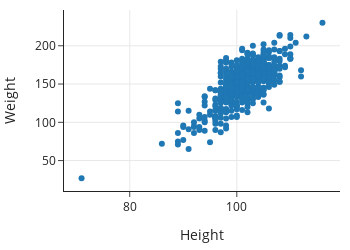

The notebook cell this image was saved under:
### Markdown cell above
Next, we'll check the relationship between weight and height to assess the quality of the data for analysis.

### Code cell
fig = px.scatter(donkeys, x='Height', y='Weight',
                 width=350, height=250)
fig

### Figure 1 — Plotly figure (JSON) as saved in the notebook; plotly's stock layout.template omitted (floating-point values rounded to 4 significant figures; data arrays with more than 128 entries replaced by an {"elided": "..."} marker saying what was removed)
{"data": [{"hovertemplate": "Height=%{x}<br>Weight=%{y}<extra></extra>", "legendgroup": "", "marker": {"color": "#1F77B4", "symbol": "circle"}, "mode": "markers", "name": "", "orientation": "v", "showlegend": false, "type": "scatter", "x": {"elided": "542 int values"}, "xaxis": "x", "y": {"elided": "542 int values"}, "yaxis": "y"}], "layout": {"height": 250, "legend": {"tracegroupgap": 0}, "width": 350, "xaxis": {"anchor": "y", "autorange": true, "domain": [0, 1], "range": [67.72, 119.3], "title": {"text": "Height"}, "type": "linear"}, "yaxis": {"anchor": "x", "autorange": true, "domain": [0, 1], "range": [10.28, 246.7], "title": {"text": "Weight"}, "type": "linear"}}}
